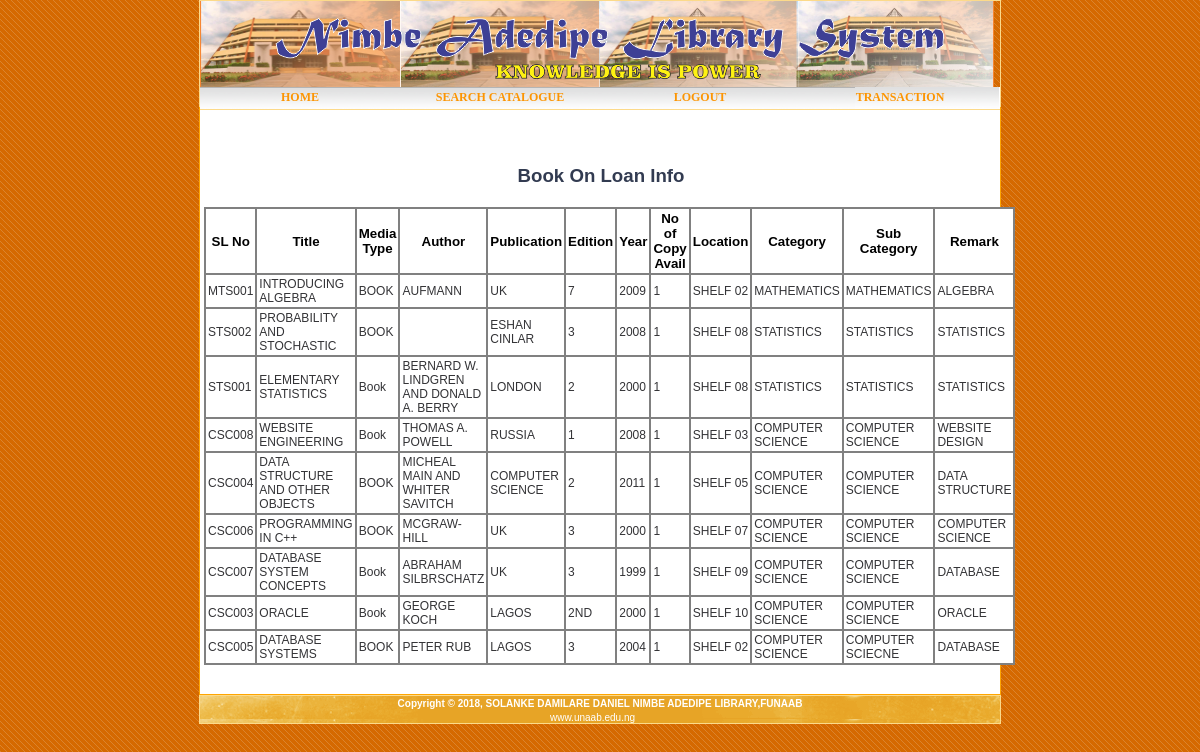
Page /library/book_onloan_info.php on the committed database.
### tables this page shows
CREATE TABLE IF NOT EXISTS `book` (
`book_id` tinyint(8) NOT NULL,
  `slno` varchar(15) NOT NULL,
  `title` varchar(200) NOT NULL,
  `media_type` varchar(20) DEFAULT NULL,
  `author` varchar(50) DEFAULT NULL,
  `publication` text,
  `edition` varchar(10) DEFAULT NULL,
  `year` year(4) DEFAULT NULL,
  `pages` int(11) DEFAULT NULL,
  `total_holding` int(4) DEFAULT NULL,
  `location` varchar(255) DEFAULT NULL,
  `category` varchar(255) DEFAULT NULL,
  `sub_category` varchar(255) DEFAULT NULL,
  `related_name` varchar(255) DEFAULT NULL,
  `book_remark` text,
  `ISBN` varchar(200) NOT NULL
);

### library/book_onloan_info.php (the view, shortened to what this page needs)
<?php
$link=mysql_connect('localhost','root','') or die (mysql_error());
?>
<html>
    <head>
        <link href="/library/css/default.css" rel="stylesheet" type="text/css" />
    </head>
    <body>
        <div id="wrapper">
<?php include_once $_SERVER['DOCUMENT_ROOT'] .'/library/includes/header1.php'; ?>
                <div id="page">
                <div id="content">
                    <div id="welcome">
 <h2 class="head2" ><a class="head"> Book On Loan Info</a></h2>
 <table class="aatable">
<tr>
<th >SL No</th>
<th>Title</th>
<th>Media Type</th>
<th >Author</th>
<th >Publication</th>
<th >Edition</th>
<th >Year</th>
<th >No of Copy Avail</th>
<th >Location</th>
<th >Category</th>
<th >Sub Category</th>
<th >Remark</th>
</tr>
<?php
$query = "SELECT * FROM book WHERE  slno LIKE '%$_GET[id]%'";
$result = mysql_query($query,$link);
while ($row = mysql_fetch_array($result)) {
$slno = $row['slno'];
$title = $row['title'];
$media_type = $row['media_type'];
$author=$row['author'];
$publication=$row['publication'];
$edition=$row['edition'];
$year=$row['year'];
$total_holding=$row['total_holding'];
$location=$row['location'];
$category=$row['category'];
$sub_category=$row['sub_category'];
$book_remark=$row['book_remark'];
echo "<tr>";
echo "<td>".$slno."</td>";
echo "<td >".$title."</td>";
echo "<td>".$media_type."</td>";
echo "<td>".$author."</td>";
echo "<td>".$publication."</td>";
echo "<td >".$edition."</td>";
echo "<td>".$year."</td>";
echo "<td >".$total_holding."</td>";
echo "<td>".$location."</td>";
echo "<td>".$category."</td>";
echo "<td>".$sub_category."</td>";
echo "<td>".$book_remark."</td>";
echo "</tr>";
}
?>
 </table>
 </div>
                </div>
                <div style="clear: both; height: 1px"></div>
            </div>
<?php include_once $_SERVER['DOCUMENT_ROOT'] . '/library/includes/footer.php'; ?>
        </div>
    </body>
</html>

### css/default.css (style rules this page uses)
* { margin: 0px; padding: 0px; }
body { background: url(images/bkgd.gif); font-size: 13px; color: #333336; font-family: Arial, Helvetica, sans-serif; }
h1, h2, h3 { color: #AA2808; }
a { text-decoration: underline; color: #323B51; }
a.head { text-decoration: none; font-size: 14pt; font-family: arial; }
#page { width: 800px; margin:0 auto;min-height:520px; border:1px solid orange; background-color:white; }
#content { position:relative;top:22px; float:left; width: 480px; padding: 35px 10px 50px 35px; text-align:justify; font-family: Verdana; }
#content h1, #content h2, #content h3 { margin-bottom: 20px; color: gray; }
#content h2 { font-size: 107%; }
TABLE.aatable { margin:0 auto; font-size:10pt; width:794px; position:relative;left:-31px; font-family: arial; background-color: gray; }
TH { font-size:10pt; color:black; text-align:center;padding:2px; background-color: white; }
TD { font-size:9pt; text-align:left;padding:2px; background-color: white; }
h2.head2 { width:794px;margin:0 auto; position:relative;left:-31px; text-align:center; font-size: 24pt; }

### rows in the picture
book: slno "MTS001", title "INTRODUCING ALGEBRA", media_type "BOOK", author "AUFMANN", publication "UK", edition "7", year "2009", total_holding "1", location "SHELF 02", category "MATHEMATICS", sub_category "MATHEMATICS", book_remark "ALGEBRA"
book: slno "STS002", title "PROBABILITY AND STOCHASTIC", media_type "BOOK", publication "ESHAN CINLAR", edition "3", year "2008", total_holding "1", location "SHELF 08", category "STATISTICS", sub_category "STATISTICS", book_remark "STATISTICS"
book: slno "STS001", title "ELEMENTARY STATISTICS", media_type "Book", author "BERNARD W. LINDGREN AND DONALD A. BERRY", publication "LONDON", edition "2", year "2000", total_holding "1", location "SHELF 08", category "STATISTICS", sub_category "STATISTICS", book_remark "STATISTICS"
book: slno "CSC008", title "WEBSITE ENGINEERING", media_type "Book", author "THOMAS A. POWELL", publication "RUSSIA", edition "1", year "2008", total_holding "1", location "SHELF 03", category "COMPUTER SCIENCE", sub_category "COMPUTER SCIENCE", book_remark "WEBSITE DESIGN"
book: slno "CSC004", title "DATA STRUCTURE AND OTHER OBJECTS", media_type "BOOK", author "MICHEAL MAIN AND WHITER SAVITCH", publication "COMPUTER SCIENCE", edition "2", year "2011", total_holding "1", location "SHELF 05", category "COMPUTER SCIENCE", sub_category "COMPUTER SCIENCE", book_remark "DATA STRUCTURE"
book: slno "CSC006", title "PROGRAMMING IN C++", media_type "BOOK", author "MCGRAW-HILL", publication "UK", edition "3", year "2000", total_holding "1", location "SHELF 07", category "COMPUTER SCIENCE", sub_category "COMPUTER SCIENCE", book_remark "COMPUTER SCIENCE"
book: slno "CSC007", title "DATABASE SYSTEM CONCEPTS", media_type "Book", author "ABRAHAM SILBRSCHATZ", publication "UK", edition "3", year "1999", total_holding "1", location "SHELF 09", category "COMPUTER SCIENCE", sub_category "COMPUTER SCIENCE", book_remark "DATABASE"
book: slno "CSC003", title "ORACLE", media_type "Book", author "GEORGE KOCH", publication "LAGOS", edition "2ND", year "2000", total_holding "1", location "SHELF 10", category "COMPUTER SCIENCE", sub_category "COMPUTER SCIENCE", book_remark "ORACLE"
book: slno "CSC005", title "DATABASE SYSTEMS", media_type "BOOK", author "PETER RUB", publication "LAGOS", edition "3", year "2004", total_holding "1", location "SHELF 02", category "COMPUTER SCIENCE", sub_category "COMPUTER SCIECNE", book_remark "DATABASE"
